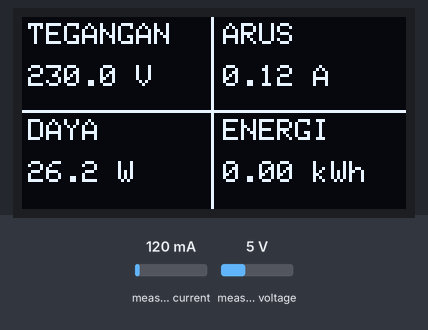
Bench run of a sketch on a simulated ESP32. On the bench: 128×64 one-colour display. Inputs (shaded band) come from the test bench; at power-on: measured current 120 mA, measured voltage 5 V. What the sketch prints to the serial monitor is not drawn.

Above: at 2.6 s.
2.7 s: measured current set to 40 mA
At 4.4 s:
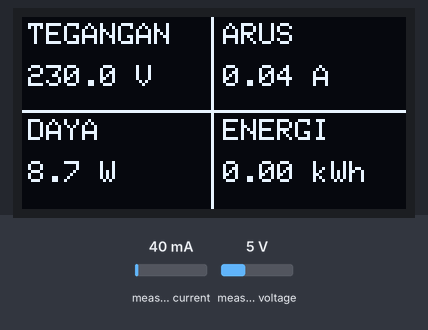
5.5 s: measured voltage set to 0.3 V
At 7.1 s:
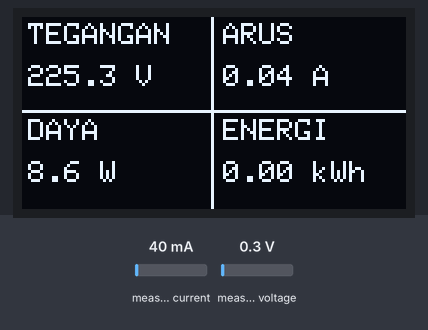
7.5 s: measured current set to 500 mA
At 8.6 s:
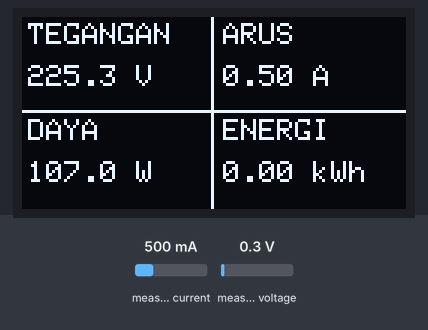
9.5 s: measured voltage set to 3.8 V
At 11.4 s:
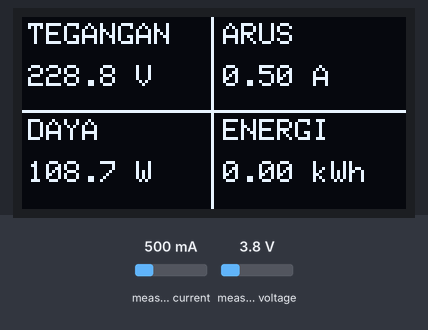
Timing chart, 0 to 12.5 s (numbered marks = the images above; inputs shaded):
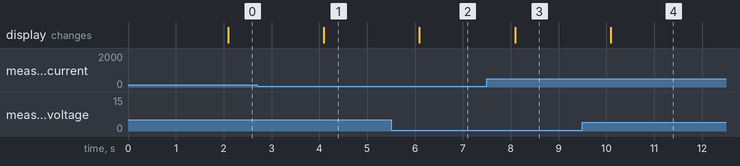

Measured:
- after the input at 2.7 s, the display: changes after 1.4 s (image 1)
- after the input at 5.5 s, the display: changes after 0.59 s (image 2)
- after the input at 7.5 s, the display: changes after 0.59 s (image 3)
- after the input at 9.5 s, the display: changes after 0.59 s (image 4)

The sketch:

ESP32_PowerMonitor.ino
```cpp
#include <WiFi.h>
#include <WebServer.h>

#include "index.h"
#include "pzem_sensor.h"
#include "display_oled.h"

const char* ssid = "Power Monitor";
const char* password = "power123";

WebServer server(80);
PowerData powerData;
unsigned long lastReadTime = 0;

void handleRoot() {
    server.send(200, "text/html", html_page);
}

void handleData() {
    String json = "{";
    json += "\"v\":" + String(powerData.voltage) + ",";
    json += "\"i\":" + String(powerData.current) + ",";
    json += "\"p\":" + String(powerData.power) + ",";
    json += "\"e\":" + String(powerData.energy) + ",";
    json += "}";
    server.send(200, "application/json", json);
}

void setup() {
    Serial.begin(115200);

    initOLED();

    WiFi.softAP(ssid, password);
    IPAddress myIP = WiFi.softAPIP();
    Serial.print("AP IP Address: ");
    Serial.println(myIP);

    server.on("/", handleRoot);
    server.on("/data", handleData);
    server.begin();
    Serial.println("Web Server aktif!");
}

void loop() {
    server.handleClient();

    if (millis() - lastReadTime >= 2000) {
        lastReadTime = millis();

        updatePZEMData(powerData);

        updateOLEDDisplay(powerData);

        Serial.printf("V: %.1fV | I: %.2fA | P: %.1fW | E: %.3fkWh\n",
                      powerData.voltage, powerData.current, powerData.power, powerData.energy);
    }
}
```

display_oled.h
```cpp
#ifndef DISPLAY_OLED_H
#define DISPLAY_OLED_H

#include <Wire.h>
#include <Adafruit_GFX.h>
#include <Adafruit_SSD1306.h>
#include "pzem_sensor.h"

#define SCREEN_WIDTH 128
#define SCREEN_HEIGHT 64
#define OLED_RESET -1

Adafruit_SSD1306 display(SCREEN_WIDTH, SCREEN_HEIGHT, &Wire, OLED_RESET);

void initOLED() {
    if (!display.begin(SSD1306_SWITCHCAPVCC, 0x3C)) {
        Serial.println(F("Gagal menginisialisasi OLED"));
    } else {
        display.clearDisplay();
        display.setTextColor(WHITE);
        display.setTextSize(1);
        display.setCursor(15, 20);
        display.println("MONITOR LISTRIK");
        display.setCursor(30, 40);
        display.println("Memulai...");
        display.display();
    }
}

void updateOLEDDisplay(const PowerData &data) {
    display.clearDisplay();
    display.setTextColor(WHITE);

    display.drawFastHLine(0, 31, 128, WHITE); // Garis mendatar di tengah
    display.drawFastVLine(63, 0, 64, WHITE);  // Garis tegak di tengah

    display.setTextSize(1);
    display.setCursor(2, 2);
    display.print("TEGANGAN");
    display.setCursor(2, 16);
    display.print(data.voltage, 1);
    display.print(" V");

    display.setTextSize(1);
    display.setCursor(67, 2);
    display.print("ARUS");
    display.setCursor(67, 16);
    display.print(data.current, 2);
    display.print(" A");

    display.setTextSize(1);
    display.setCursor(2, 34);
    display.print("DAYA");
    display.setCursor(2, 48);
    display.print(data.power, 1);
    display.print(" W");

    display.setTextSize(1);
    display.setCursor(67, 34);
    display.print("ENERGI");
    display.setCursor(67, 48);
    display.print(data.energy, 2);
    display.print(" kWh");

    display.display();
}

#endif
```

index.h
```cpp
#ifndef INDEX_H
#define INDEX_H

const char html_page[] PROGMEM = R"rawliteral(
<!DOCTYPE html>
<html lang="id">
<head>
    <meta charset="UTF-8">
    <meta name="viewport" content="width=device-width, initial-scale=1.0, maximum-scale=1.0, user-scalable=no">
    <title>Monitor Listrik</title>
    <style>
        * {
            box-sizing: border-box;
            margin: 0;
            padding: 0;
        }
        body {
            font-family: -apple-system, BlinkMacSystemFont, 'Segoe UI', Roboto, Helvetica, Arial, sans-serif;
            background-color: #f4f6f9;
            color: #202124;
            display: flex;
            justify-content: center;
            align-items: center;
            min-height: 100vh;
            padding: 15px;
        }
        .container {
            width: 100%;
            max-width: 550px;
            background: #ffffff;
            padding: 24px 20px;
            border-radius: 16px;
            box-shadow: 0 10px 25px rgba(0, 0, 0, 0.06);
        }
        .header {
            text-align: center;
            margin-bottom: 20px;
            padding-bottom: 12px;
            border-bottom: 2px solid #f0f2f5;
        }
        .header h2 {
            font-size: 1.3rem;
            color: #1a73e8;
            font-weight: 700;
            letter-spacing: 0.5px;
        }
        .header p {
            font-size: 0.8rem;
            color: #5f6368;
            margin-top: 4px;
        }
        .status-badge {
            display: inline-flex;
            align-items: center;
            gap: 6px;
            background: #e6f4ea;
            color: #137333;
            font-size: 0.75rem;
            padding: 4px 12px;
            border-radius: 20px;
            margin-top: 8px;
            font-weight: 600;
        }
        .dot {
            width: 8px;
            height: 8px;
            background-color: #34a853;
            border-radius: 50%;
            display: inline-block;
            animation: pulse 1.5s infinite;
        }

        .grid-container {
            display: grid;
            grid-template-columns: repeat(2, 1fr);
            gap: 14px;
        }
        .card {
            background: #ffffff;
            padding: 18px 12px;
            border-radius: 12px;
            text-align: center;
            border: 1px solid #e8eaed;
            border-top: 4px solid #1a73e8;
            box-shadow: 0 2px 6px rgba(0,0,0,0.02);
            transition: all 0.2s ease;
        }
        /* Color accent untuk tiap parameter */
        .card:nth-child(1) { border-top-color: #1a73e8; } /* Tegangan - Biru */
        .card:nth-child(2) { border-top-color: #34a853; } /* Arus - Hijau */
        .card:nth-child(3) { border-top-color: #fbbc04; } /* Daya - Kuning */
        .card:nth-child(4) { border-top-color: #ea4335; } /* Energi - Merah */

        .card h3 {
            font-size: 0.75rem;
            text-transform: uppercase;
            letter-spacing: 0.8px;
            color: #5f6368;
            margin-bottom: 6px;
        }
        .card .value {
            font-size: 1.6rem;
            font-weight: 700;
            color: #202124;
            line-height: 1.2;
        }
        .card .unit {
            font-size: 0.8rem;
            color: #80868b;
            margin-top: 4px;
        }

        /* Responsive Breakpoint: Layar Sangat Kecil / HP Jadul (di bawah 360px) */
        @media (max-width: 360px) {
            .grid-container {
                grid-template-columns: 1fr; /* Berubah menjadi 1 kolom tumpuk */
            }
            .card .value {
                font-size: 1.8rem;
            }
        }

        @keyframes pulse {
            0% { opacity: 1; }
            50% { opacity: 0.4; }
            100% { opacity: 1; }
        }
    </style>
</head>
<body>
    <div class="container">
        <div class="header">
            <h2>MONITOR LISTRIK</h2>
            <div class="status-badge">
                <span class="dot"></span> Live
            </div>
        </div>

        <div class="grid-container">
            <div class="card">
                <h3>Tegangan</h3>
                <div class="value" id="vol">0.0</div>
                <div class="unit">Volt (V)</div>
            </div>
            <div class="card">
                <h3>Arus</h3>
                <div class="value" id="cur">0.00</div>
                <div class="unit">Ampere (A)</div>
            </div>
            <div class="card">
                <h3>Daya</h3>
                <div class="value" id="pow">0.0</div>
                <div class="unit">Watt (W)</div>
            </div>
            <div class="card">
                <h3>Energi</h3>
                <div class="value" id="ene">0.00</div>
                <div class="unit">kWh</div>
            </div>
        </div>
    </div>

    <script>
        function updateData() {
            fetch('/data')
            .then(res => res.json())
            .then(data => {
                document.getElementById('vol').innerText = data.v.toFixed(1);
                document.getElementById('cur').innerText = data.i.toFixed(2);
                document.getElementById('pow').innerText = data.p.toFixed(1);
                document.getElementById('ene').innerText = data.e.toFixed(2);
            })
            .catch(err => console.error("Gagal mengambil data:", err));
        }

        // Panggil data setiap 2 detik
        setInterval(updateData, 2000);
    </script>
</body>
</html>
)rawliteral";

#endif
```

pzem_sensor.h
```cpp
#ifndef PZEM_SENSOR_H
#define PZEM_SENSOR_H

#include <PZEM004Tv30.h>

struct PowerData {
    float voltage = 0.0;
    float current = 0.0;
    float power = 0.0;
    float energy = 0.0;
    float frequency = 0.0;
    float pf = 0.0;
};

// PZEM (RX2 Pin 16, TX2 Pin 17)
PZEM004Tv30 pzem(Serial2, 16, 17);

void updatePZEMData(PowerData &data) {
    float v = pzem.voltage();
    float i = pzem.current();
    float p = pzem.power();
    float e = pzem.energy();
    float f = pzem.frequency();
    float pfVal = pzem.pf();

    if (isnan(v)) {
        data.voltage = 0;
        data.current = 0;
        data.power = 0;
        data.energy = 0;
        data.frequency = 0;
        data.pf = 0;
    } else {
        data.voltage = v;
        data.current = i;
        data.power = p;
        data.energy = e;
        data.frequency = f;
        data.pf = pfVal;
    }
}

#endif
```
